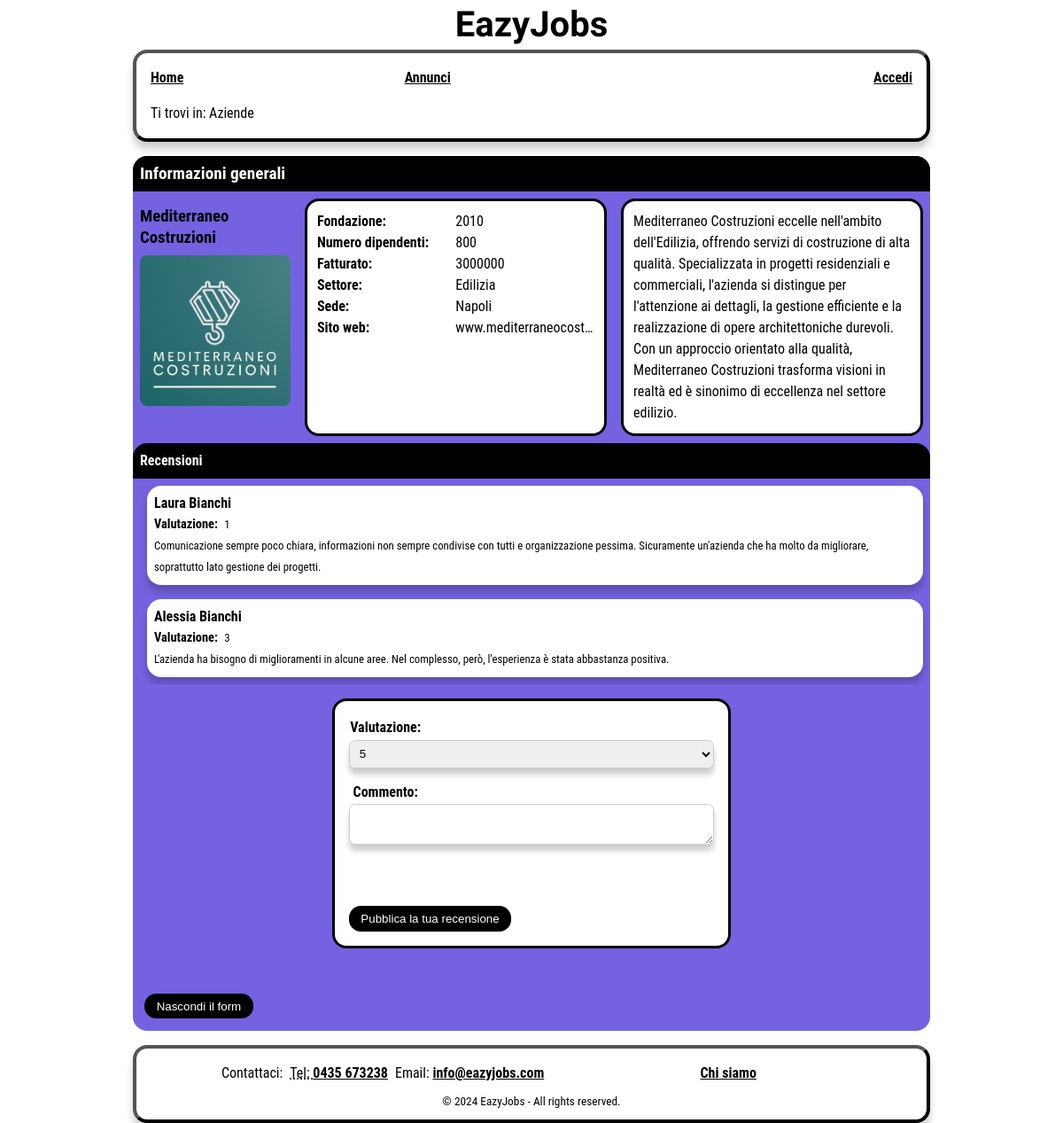
/EazyJobs/Aziende.php?id=3, run on an earlier commit of the app's database.
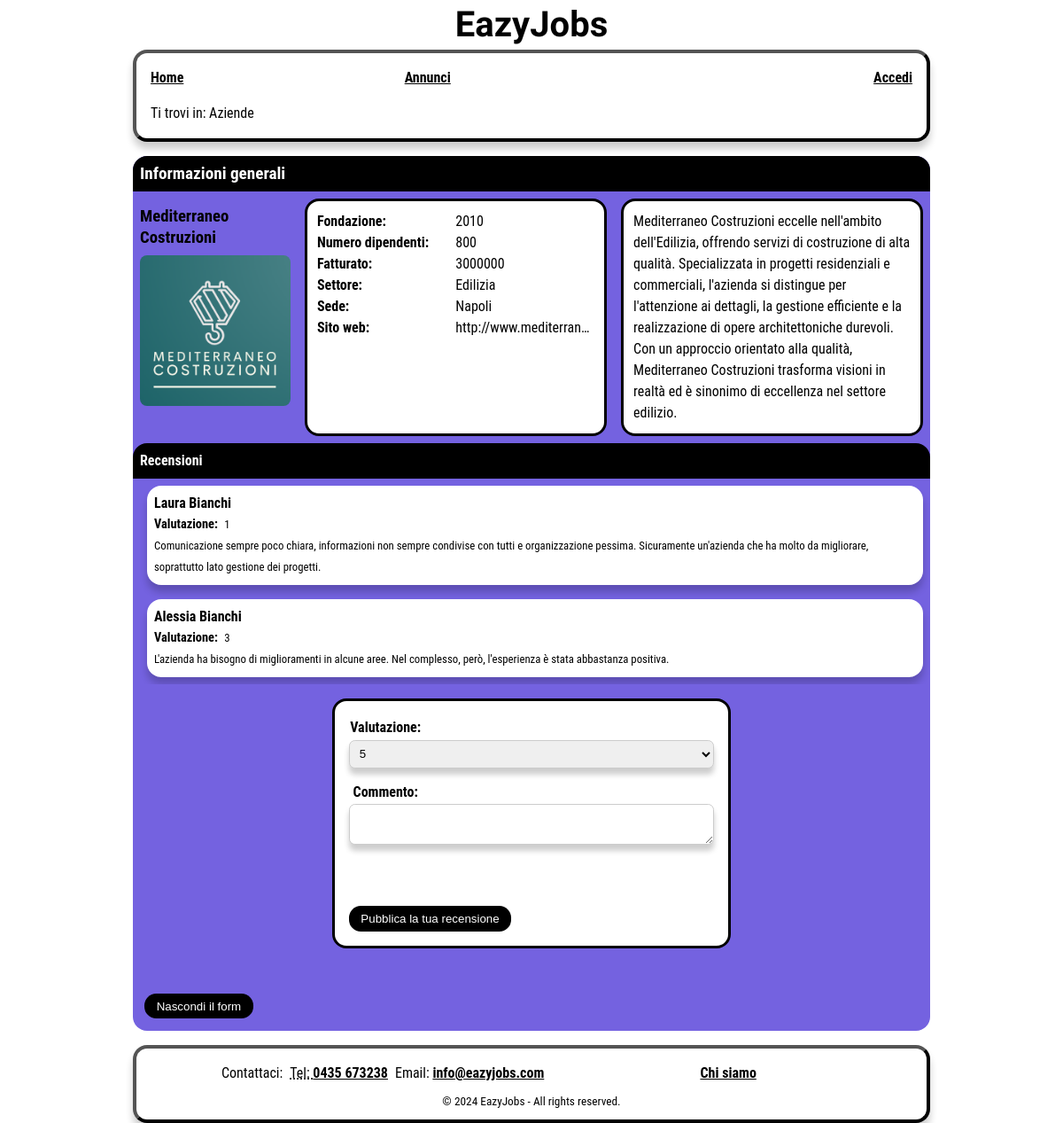
And on a later commit of the database.
### tables this page shows
CREATE TABLE IF NOT EXISTS aziende
(
    id int NOT NULL AUTO_INCREMENT,
    email character varying(60) UNIQUE NOT NULL,
    password character varying(100) NOT NULL,
	nome character varying(60) NOT NULL,
	sito character varying(50) NOT NULL,
	fondazione integer NOT NULL,
	dipendenti integer NOT NULL,
	fatturato integer NOT NULL,
	sede character varying(60) NOT NULL,
	settore character varying(60) NOT NULL,
	`desc` character varying (500) NOT NULL,
    logo_path character varying(90),
    PRIMARY KEY (id)
);

### EazyJobs/models/azienda.php (called while the page is built, shortened)
<?php
  class Azienda {
    private $conn;
    private $table = 'aziende';
    public function __construct($db) {
      $this->conn = $db;
    }
    public function getById($aziendaId) {
      $query = 'SELECT * FROM ' . $this->table . ' WHERE id = :aziendaId';
      $stmt = $this->conn->prepare($query);
      $stmt->bindParam(':aziendaId', $aziendaId);
      $stmt->execute();
      return $stmt;
    }
}

### EazyJobs/models/valutazione.php (called while the page is built, shortened)
<?php
  class Valutazione {
    private $conn;
    public function __construct($db) {
      $this->conn = $db;
    }
    public function getAll_byAziendaId($aziendaId) {
        $query = 'SELECT valutazioni.*, utenti.nome AS nome
        FROM valutazioni
        INNER JOIN utenti ON valutazioni.utenti_id = utenti.id
        WHERE valutazioni.aziende_id = :aziendaId';
        $stmt = $this->conn->prepare($query);
        $stmt->bindParam(':aziendaId', $aziendaId);
        $stmt->execute();
        return $stmt;
      }
}

### EazyJobs/Aziende.php (the view, shortened to what the changed rows need)
<?php
  include_once './models/azienda.php';
  include_once './models/valutazione.php';
  $database = new Database();
  $db = $database->connect();
  $azienda = new Azienda($db);
  if (isset($_GET['id'])) {$aziendaId = $_GET['id'];}
  $result = $azienda->getById($aziendaId);
  $num = $result->rowCount();
  if($num > 0) {
  $str_azienda = "";
  while ($row = $result->fetch(PDO::FETCH_ASSOC)) {
      extract($row);
      $str_azienda = "<div class='header-aziende'>\n" .
      "<h3>" . $nome . "</h3>\n" .
      "<img src='./assets/logos/". $id ."_logo.png' alt='Logo azienda " . $nome ."'>\n" .
      "</div>\n" . "
        <dl>
            <dt class='info-azienda'>Fondazione: </dt>
            <dd><time datetime='" . $fondazione . "'>" . $fondazione . "</time></dd>
            <dt class='info-azienda'>Numero dipendenti: </dt>
            <dd>" . $dipendenti . "</dd>
            <dt class='info-azienda'>Fatturato: </dt>
            <dd>" . $fatturato . "</dd>
            <dt class='info-azienda'>Settore: </dt>
            <dd>" . $settore . "</dd>
            <dt class='info-azienda'>Sede: </dt>
            <dd>" . $sede . "</dd>
            <dt class='info-azienda'>Sito web: </dt>
            <dd>" . $sito . "</dd>
        </dl>
        <p id='descrizioneAzienda'>" . $desc . "</p>";
    }
  }
  $valutazione = new Valutazione($db);
      $result = $valutazione->getAll_byAziendaId($aziendaId);
      $num = $result->rowCount();
      $utenteId = null;
      if($num > 0) {
        $str_valutazioni = "";
        while ($row = $result->fetch(PDO::FETCH_ASSOC)) {
            extract($row);
            if (isset($_SESSION['user_id']) && $_SESSION['user_id'] == $utenti_id) {
              $str_valutazioni .=
                "<li id='recensione-utente'>\n" .
                "<h3>" . $nome . "</h3>\n" .
                "<dl class='valutazione'>\n" .
                "<dt>Valutazione:</dt><dd><p>" . $voto . "</p></dd>\n" .
                "</dl>\n" .
                "<p>" . $commento . "</p>\n" .
                "<div id='controllo-recensione'>\n" .
                "<input type='submit' id='modifica-recensione' aria-label='Modifica la tua recensione' data-id='" . $aziendaId . "' value='Modifica'>\n" .
                "<input type='submit' id='elimina-recensione' aria-label='Elimina la tua recensione' data-id='" . $aziendaId . "' value='Elimina '>\n" .
                "</div>\n" .
                "</li>\n";
                $utenteId = $utenti_id;
            } else {
              $str_valutazioni .=
                  "<li>\n" .
                  "<h3>" . $nome . "</h3>\n" .
                  "<dl class='valutazione'>\n" .
                  "<dt>Valutazione:</dt><dd><p>" . $voto . "</p></dd>\n" .
                  "</dl>\n" .
                  "<p>" . $commento . "</p>\n" .
                  "</li>\n";
            }
        }
      } else {
        $str_valutazioni = '<li class="nessun-trovato">(!) Nessuna recensione trovata</li>';
      }
  $nomefile = "./templates/Aziende.html";
  $contenuto = file_get_contents($nomefile);
  if (isset($_SESSION['user_id'])) {
    $contenuto = str_replace("php-placeholder", "User.php", $contenuto);
    $contenuto = str_replace("link-placeholder", "Area personale", $contenuto);
  } else if (isset($_SESSION['admin_id'])) {
      $contenuto = str_replace("php-placeholder", "Admin.php", $contenuto);
      $contenuto = str_replace("link-placeholder", "Area personale", $contenuto);
  } else {
      $contenuto = str_replace("php-placeholder", "Accedi.php", $contenuto);
      $contenuto = str_replace("link-placeholder", "Accedi", $contenuto);
  }
  $contenuto = str_replace("aziendaId-placeholder", strval($aziendaId), $contenuto);
  $errors = isset($_GET['errors']) ? json_decode(urldecode($_GET['errors']), true) : [];
  $commentoErrore = isset($errors['commento']) ? htmlspecialchars($errors['commento']) : '';
  $modificaCommentoErrore = isset($errors['modifica-commento']) ? htmlspecialchars($errors['modifica-commento']) : '';
  $loginErrore = isset($errors['login']) ? htmlspecialchars($errors['login']) : '';
  $duplicatoErrore = isset($errors['duplicato']) ? htmlspecialchars($errors['duplicato']) : '';
  $contenuto = str_replace("commento-errore-placeholder", $commentoErrore, $contenuto);
  $contenuto = str_replace("commento-errore-placeholder", $modificaCommentoErrore, $contenuto);
  $contenuto = str_replace("login-errore-placeholder", $loginErrore, $contenuto);
  $contenuto = str_replace("duplicato-errore-placeholder", $duplicatoErrore, $contenuto);
  $contenuto = str_replace("", $str_azienda, $contenuto);
  $contenuto = str_replace("", $str_valutazioni, $contenuto);
  if ($utenteId) {
    $result = Valutazione::getById($db, $utenteId, $aziendaId);
    $num = $result->rowCount();
    if($num > 0) {
      while ($row = $result->fetch(PDO::FETCH_ASSOC)) {
        extract($row);
        if ($voto == '1') {
                $contenuto = str_replace("1-placeholder", "selected", $contenuto);
                $contenuto = str_replace("2-placeholder", "", $contenuto);
                $contenuto = str_replace("3-placeholder", "", $contenuto);
                $contenuto = str_replace("4-placeholder", "", $contenuto);
                $contenuto = str_replace("5-placeholder", "", $contenuto);
            } elseif ($voto == '2') {
                $contenuto = str_replace("1-placeholder", "", $contenuto);
                $contenuto = str_replace("2-placeholder", "selected", $contenuto);
                $contenuto = str_replace("3-placeholder", "", $contenuto);
                $contenuto = str_replace("4-placeholder", "", $contenuto);
                $contenuto = str_replace("5-placeholder", "", $contenuto);
            } elseif ($voto == '3') {
                $contenuto = str_replace("1-placeholder", "", $contenuto);
                $contenuto = str_replace("2-placeholder", "", $contenuto);
                $contenuto = str_replace("3-placeholder", "selected", $contenuto);
                $contenuto = str_replace("4-placeholder", "", $contenuto);
                $contenuto = str_replace("5-placeholder", "", $contenuto);
            } elseif ($voto == '4') {
                $contenuto = str_replace("1-placeholder", "", $contenuto);
                $contenuto = str_replace("2-placeholder", "", $contenuto);
                $contenuto = str_replace("3-placeholder", "", $contenuto);
                $contenuto = str_replace("4-placeholder", "selected", $contenuto);
                $contenuto = str_replace("5-placeholder", "", $contenuto);
            } elseif ($voto == '5') {
                $contenuto = str_replace("1-placeholder", "", $contenuto);
                $contenuto = str_replace("2-placeholder", "", $contenuto);
                $contenuto = str_replace("3-placeholder", "", $contenuto);
                $contenuto = str_replace("4-placeholder", "", $contenuto);
                $contenuto = str_replace("5-placeholder", "selected", $contenuto);
            }
        $contenuto = str_replace("commento-placeholder", strval($commento), $contenuto);
      }
    }
  } else {
    $contenuto = str_replace("1-placeholder", "", $contenuto);
    $contenuto = str_replace("2-placeholder", "", $contenuto);
    $contenuto = str_replace("3-placeholder", "", $contenuto);
    $contenuto = str_replace("4-placeholder", "", $contenuto);
    $contenuto = str_replace("5-placeholder", "", $contenuto);
  }
  echo $contenuto;
?>

What changed in the data, as far as the page shows it:
changed aziende "Mediterraneo Costruzioni": sito "www.mediterraneocost…" → "http://www.mediterran…"
